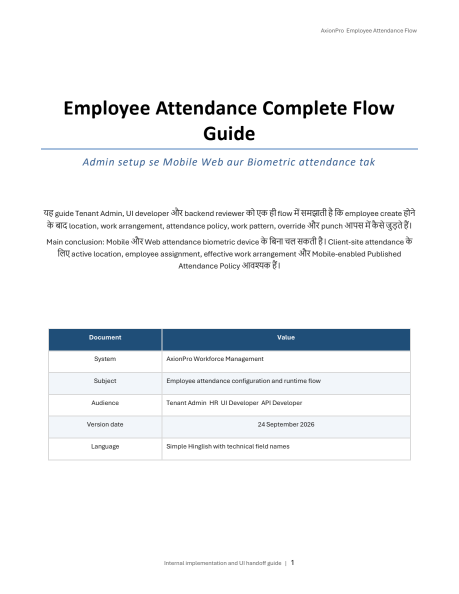
#> input picture docs/generated/attendance-flow-render-v1/page-1.png, 918 x 1188 px (shown at 1/2 size); its folder holds only this picture in this run
$ python contact.py
#> lines starting #> are read from the running program, lines starting #| are printed output that depends on the picture
from PIL import Image,ImageOps,ImageDraw
from pathlib import Path
p=Path(r'C:\SkolenzaCodeBase\QuecksilberTechnologies\docs\generated\attendance-flow-render-v1')
files=sorted(p.glob('page-*.png'),key=lambda x:int(x.stem.split('-')[1]))
thumbs=[]
for i,f in enumerate(files,1):
 im=Image.open(f).convert('RGB'); im.thumbnail((360,510)); canvas=Image.new('RGB',(380,550),'white'); canvas.paste(im,((380-im.width)//2,25)); ImageDraw.Draw(canvas).text((10,5),f'Page {i}',fill='black'); thumbs.append(canvas)
#> further down, im is the input picture: PIL image 918x1188 RGB; mean R, G, B 242, 243.7, 245.3
#> after `im.thumbnail((360, 510))`:
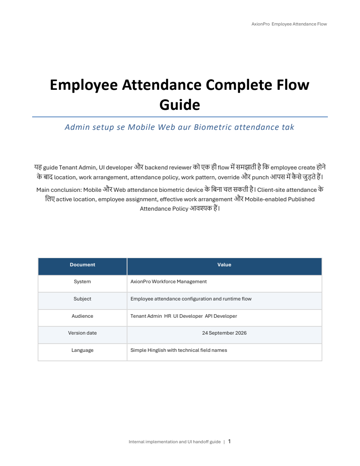
#> im: PIL image 360x466 RGB; mean R, G, B 241.9, 243.6, 245.1
#> after `canvas = Image.new('RGB', (380, 550), 'white')`: canvas: PIL image 380x550 RGB; every value is 255
#> after `canvas.paste(im, ((380 - im.width) // 2, 25))`:
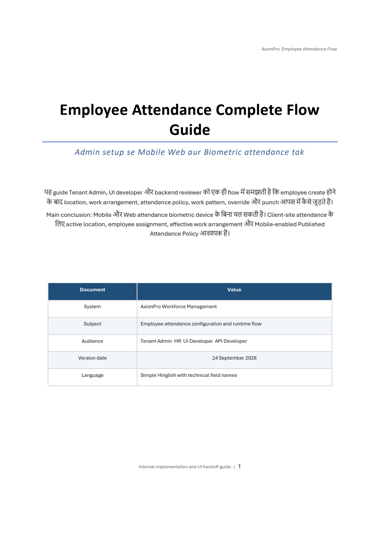
#> canvas: PIL image 380x550 RGB; mean R, G, B 244.5, 245.8, 247.1
out=Image.new('RGB',(380*3,550*5),(220,220,220))
#> out: PIL image 1140x2750 RGB; every value is 220
for i,im in enumerate(thumbs): out.paste(im,((i%3)*380,(i//3)*550))
#> this loop made 1 pass
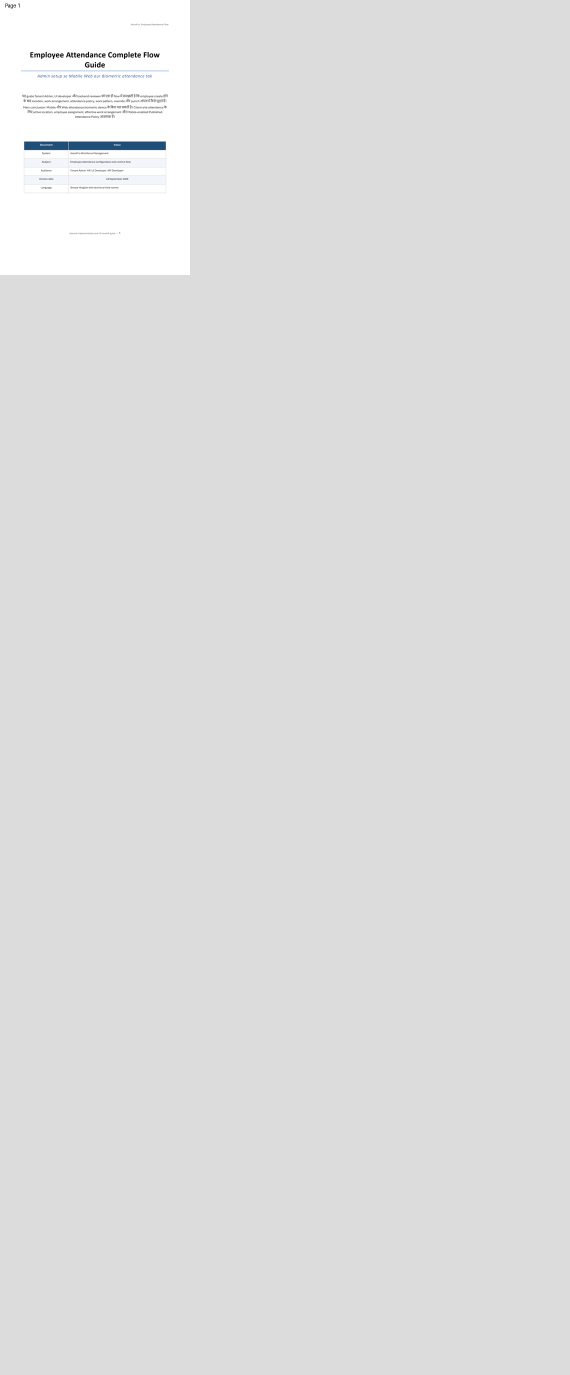
#> out: PIL image 1140x2750 RGB (shown at 1/2 size); mean R, G, B 221.6, 221.7, 221.8
out.save(p/'contact-sheet.png')

$ run again, on docs/generated/attendance-flow-render-v1/page-13.png
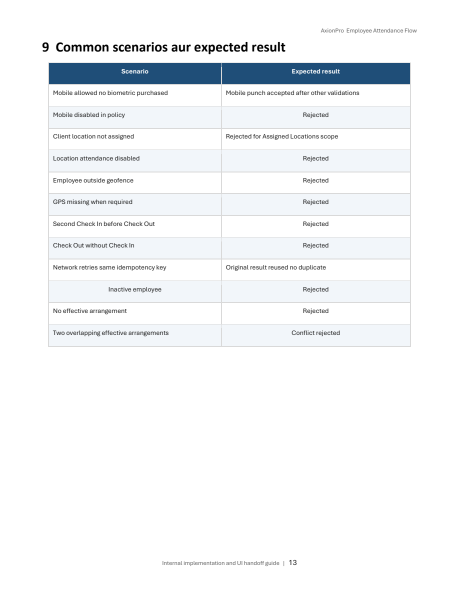
#> input picture docs/generated/attendance-flow-render-v1/page-13.png, 918 x 1188 px (shown at 1/2 size)
#> im is the input picture: PIL image 918x1188 RGB; mean R, G, B 243.3, 245.3, 247.1
#> im: PIL image 360x466 RGB
#> canvas: PIL image 380x550 RGB; every value is 255
#> `canvas.paste(im, ((380 - im.width) // 2, 25))`:
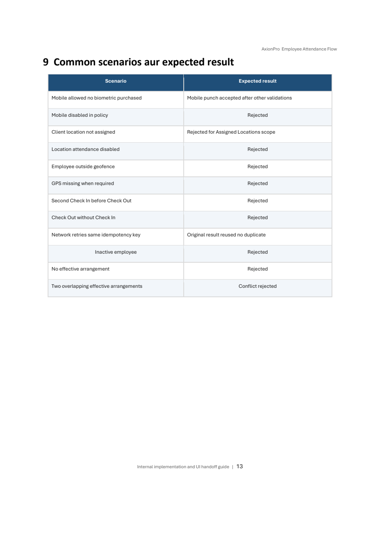
#> canvas: PIL image 380x550 RGB; mean R, G, B 245.6, 247.1, 248.6
#> the loop `for i,im in enumerate(thumbs): out.paste(im,((i%3)*380,(i//3)*550))` made 1 pass
#> after the loop `for i,im in enumerate(thumbs): out.paste(im,((i%3)*380,(i//3)*550))`:
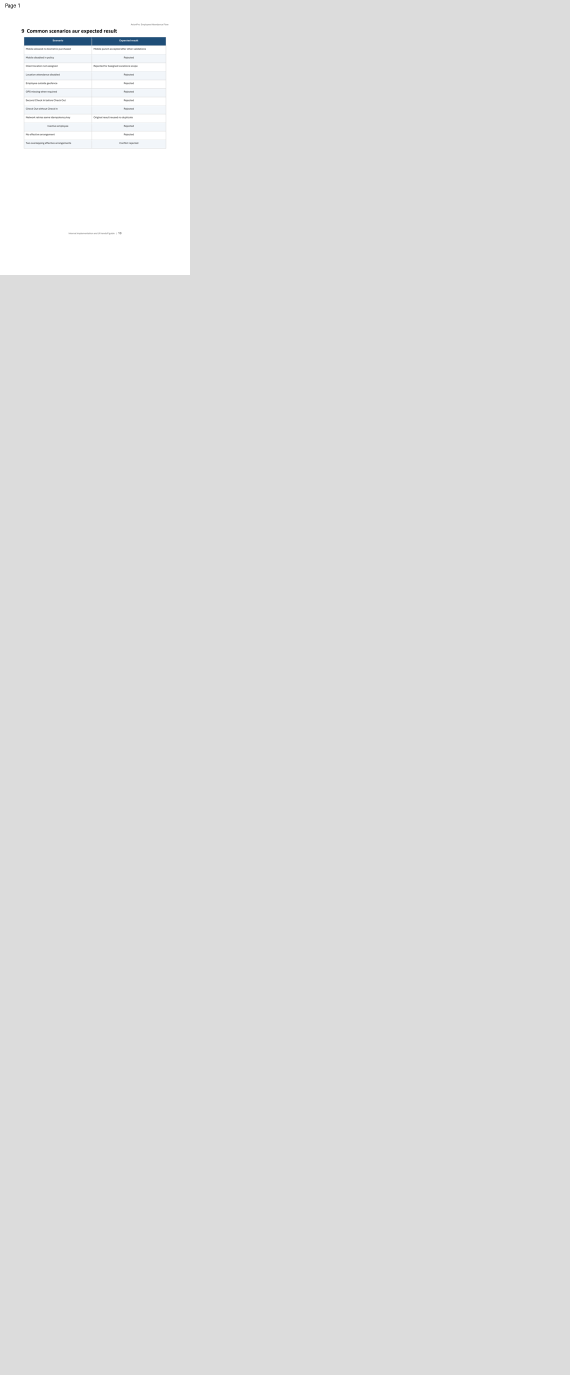
#> out: PIL image 1140x2750 RGB (shown at 1/2 size); mean R, G, B 221.7, 221.8, 221.9

$ run again, on docs/generated/attendance-flow-render-v1/page-14.png
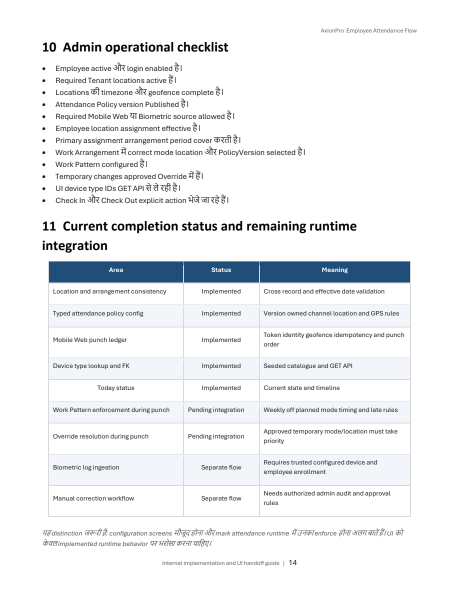
#> input picture docs/generated/attendance-flow-render-v1/page-14.png, 918 x 1188 px (shown at 1/2 size)
#> im is the input picture: PIL image 918x1188 RGB; mean R, G, B 239.3, 241, 242.6
#> im: PIL image 360x466 RGB
#> canvas: PIL image 380x550 RGB; every value is 255
#> `canvas.paste(im, ((380 - im.width) // 2, 25))`:
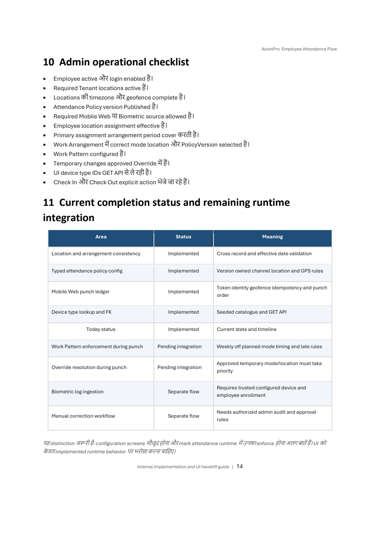
#> canvas: PIL image 380x550 RGB; mean R, G, B 242.2, 243.6, 244.9
#> the loop `for i,im in enumerate(thumbs): out.paste(im,((i%3)*380,(i//3)*550))` made 1 pass
#> after the loop `for i,im in enumerate(thumbs): out.paste(im,((i%3)*380,(i//3)*550))`:
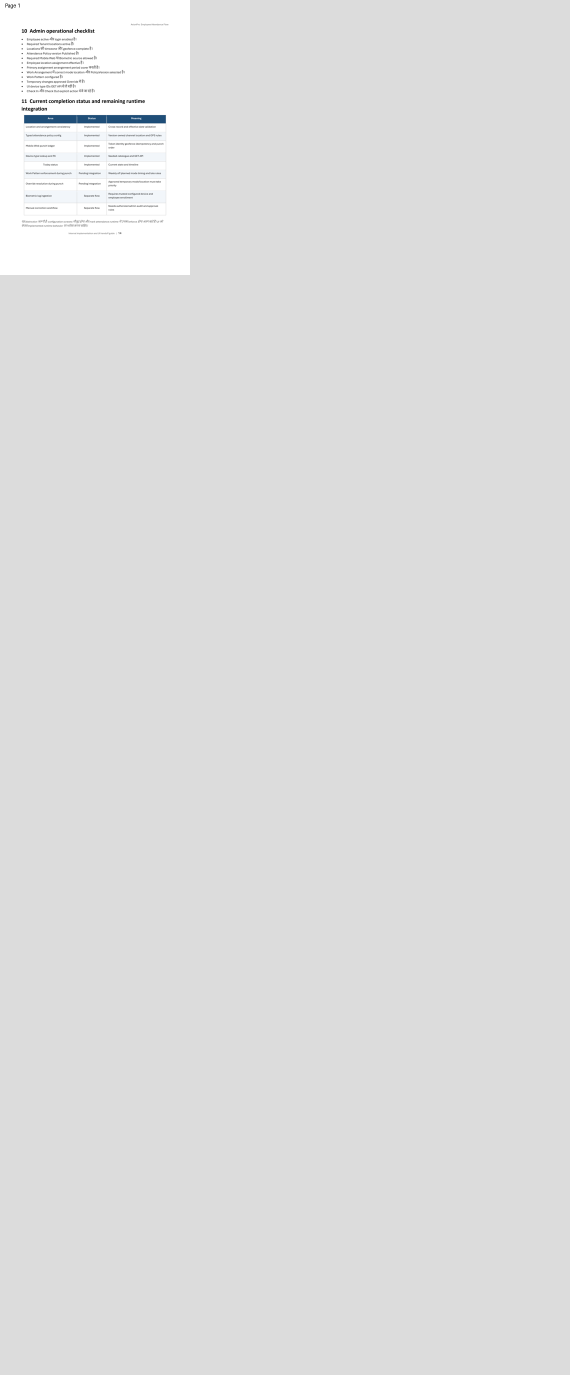
#> out: PIL image 1140x2750 RGB (shown at 1/2 size); mean R, G, B 221.5, 221.6, 221.7

$ run again, on docs/generated/attendance-flow-render-v1/page-15.png
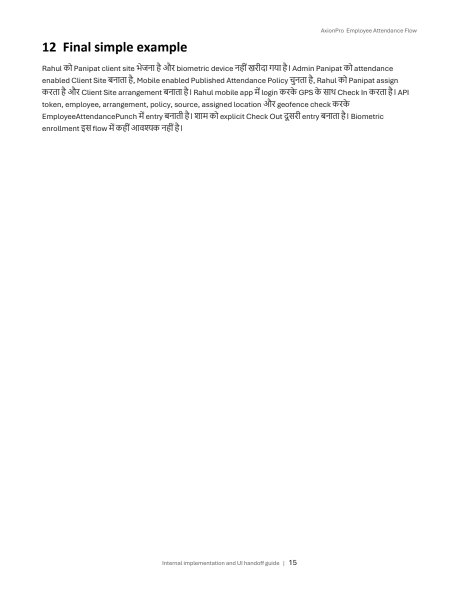
#> input picture docs/generated/attendance-flow-render-v1/page-15.png, 918 x 1188 px (shown at 1/2 size)
#> im is the input picture: PIL image 918x1188 RGB; min 0, max 255, mean 251.8
#> im: PIL image 360x466 RGB
#> canvas: PIL image 380x550 RGB; every value is 255
#> `canvas.paste(im, ((380 - im.width) // 2, 25))`:
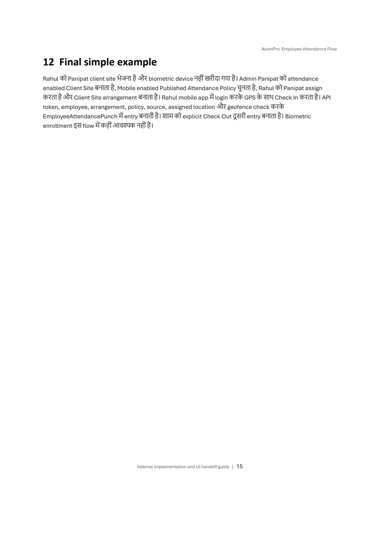
#> canvas: PIL image 380x550 RGB; min 0, max 255, mean 252.4
#> the loop `for i,im in enumerate(thumbs): out.paste(im,((i%3)*380,(i//3)*550))` made 1 pass
#> after the loop `for i,im in enumerate(thumbs): out.paste(im,((i%3)*380,(i//3)*550))`:
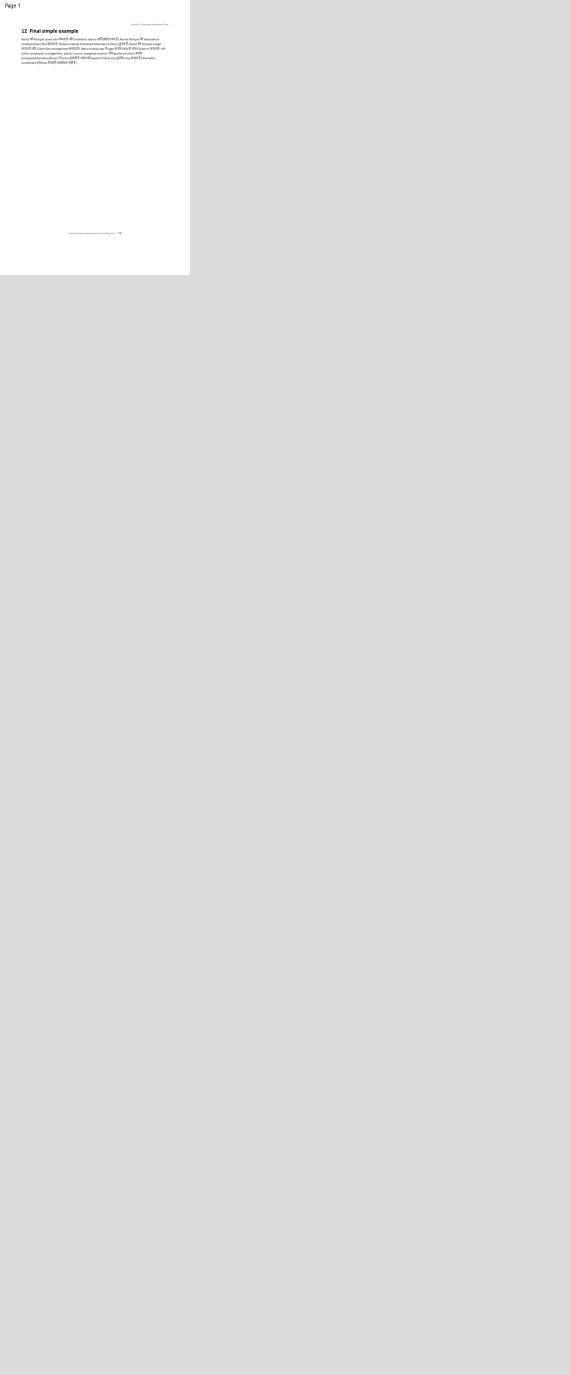
#> out: PIL image 1140x2750 RGB (shown at 1/2 size); min 0, max 255, mean 222.2

$ run again, on docs/generated/attendance-flow-render-v1/page-10.png
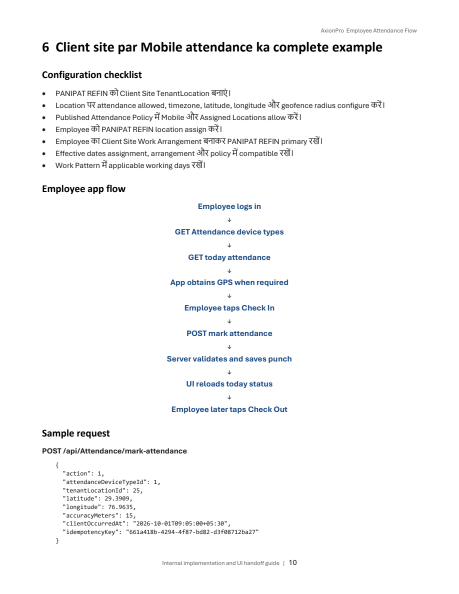
#> input picture docs/generated/attendance-flow-render-v1/page-10.png, 918 x 1188 px (shown at 1/2 size)
#> im is the input picture: PIL image 918x1188 RGB; mean R, G, B 248.2, 248.6, 249
#> im: PIL image 360x466 RGB
#> canvas: PIL image 380x550 RGB; every value is 255
#> `canvas.paste(im, ((380 - im.width) // 2, 25))`:
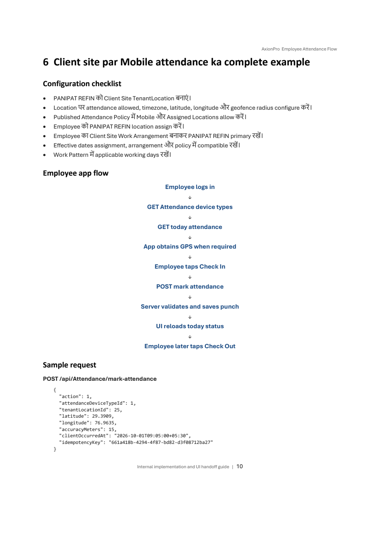
#> canvas: PIL image 380x550 RGB; mean R, G, B 249.4, 249.7, 250
#> the loop `for i,im in enumerate(thumbs): out.paste(im,((i%3)*380,(i//3)*550))` made 1 pass
#> after the loop `for i,im in enumerate(thumbs): out.paste(im,((i%3)*380,(i//3)*550))`:
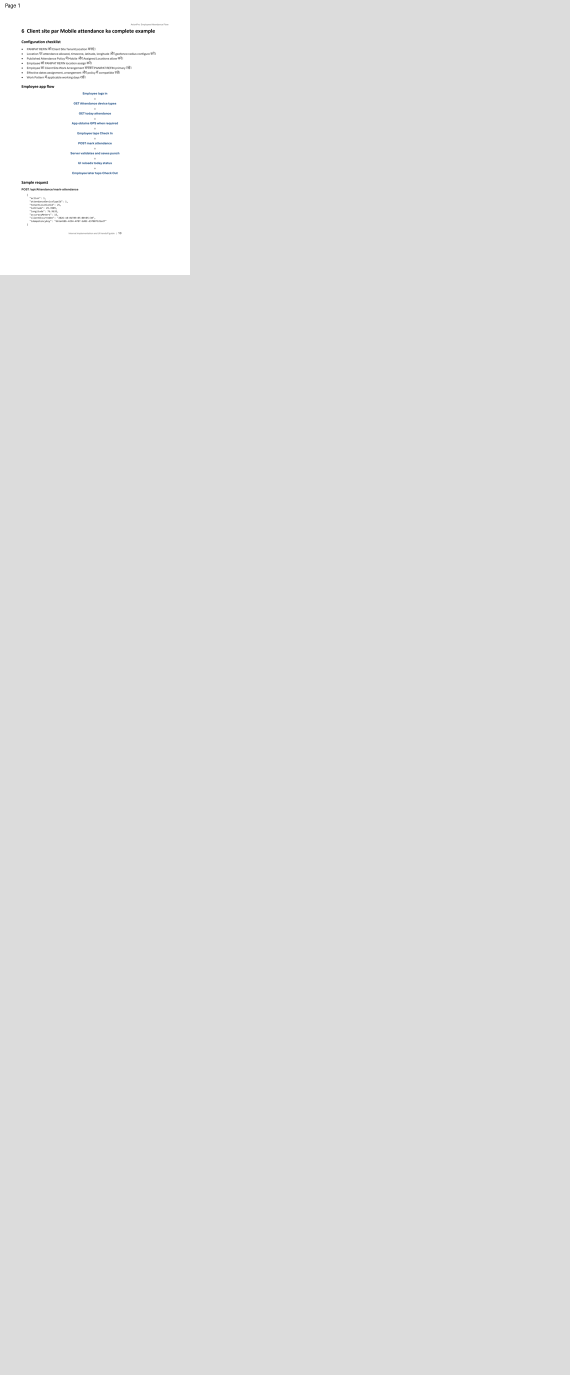
#> out: PIL image 1140x2750 RGB (shown at 1/2 size); mean R, G, B 222, 222, 222
